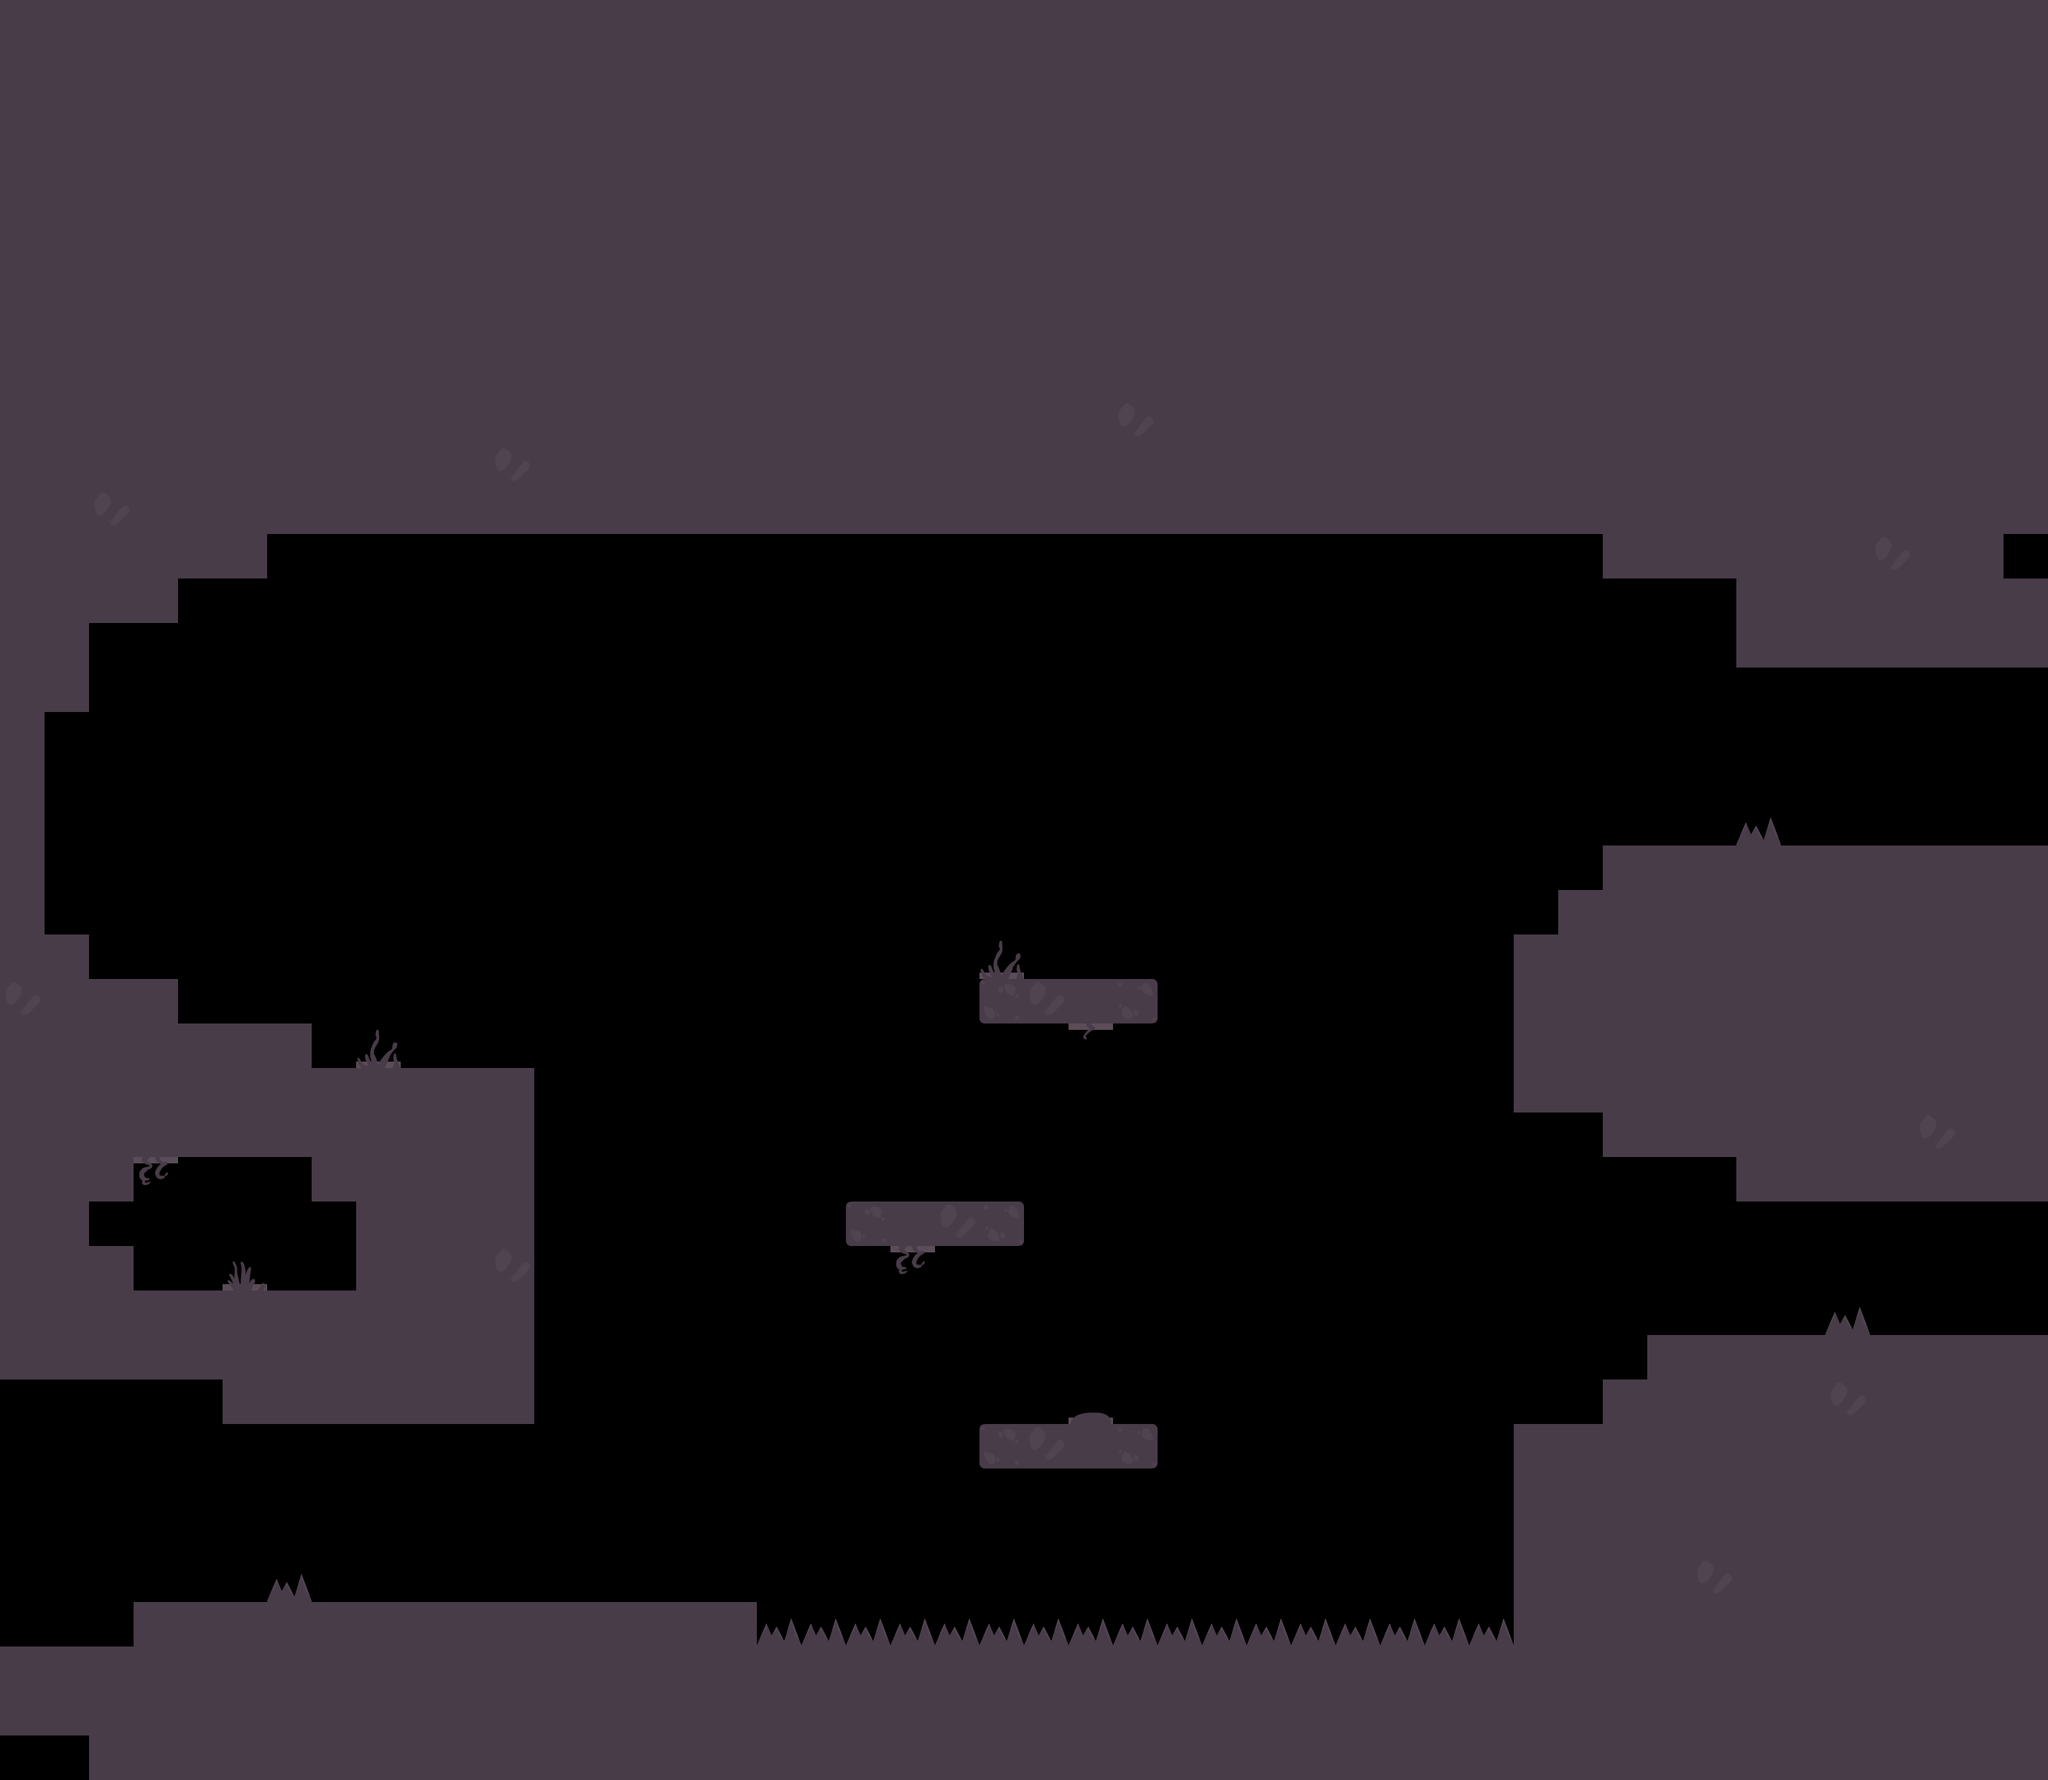

Below is a game level as drawn by its tile map, then a one-line description and the .tmx file that defines it, in full:
An orthogonal 46x40 tile map with 70x70 px tiles, 1 tile layer (Capa de Patrones 1) and 23 objects.

<map version="1.0" tiledversion="1.1.4" orientation="orthogonal" renderorder="right-down" width="46" height="40" tilewidth="70" tileheight="70" infinite="0" nextobjectid="99">
 <tileset firstgid="1" source="../../tiles_fv.tsx" />
 <layer name="Capa de Patrones 1" width="46" height="40">
  <data encoding="csv">
26,26,26,26,26,26,26,26,26,26,26,26,26,26,26,26,26,26,26,26,26,26,26,26,26,26,26,26,26,26,26,26,26,26,26,26,26,26,26,26,26,26,26,26,26,26,
26,26,26,26,26,26,26,26,26,26,26,26,26,26,26,26,26,26,26,26,26,26,26,26,26,26,26,26,26,26,26,26,26,26,26,26,26,26,26,26,26,26,26,26,26,26,
26,26,26,26,26,26,26,26,26,26,26,26,26,26,26,26,26,26,26,26,26,26,26,26,26,26,26,26,26,26,26,26,26,26,26,26,26,26,26,26,26,26,26,26,26,26,
26,26,26,26,26,26,26,26,26,26,26,26,26,26,26,26,26,26,26,26,26,26,26,26,26,26,26,26,26,26,26,26,26,26,26,26,26,26,26,26,26,26,26,26,26,26,
26,26,26,26,26,26,26,26,26,26,26,26,26,26,26,26,26,26,26,26,26,26,26,26,26,26,26,26,26,26,26,26,26,26,26,26,26,26,26,26,26,26,26,26,26,26,
26,26,26,26,26,26,26,26,26,26,26,26,26,26,26,26,26,26,26,26,26,26,26,26,26,26,26,26,26,26,26,26,26,26,26,26,26,26,26,26,26,26,26,26,26,26,
26,26,26,26,26,26,26,26,26,26,26,26,26,26,26,26,26,26,26,26,26,26,26,26,26,26,26,26,26,26,26,26,26,26,26,26,26,26,26,26,26,26,26,26,26,26,
26,26,26,26,26,26,26,26,26,26,26,26,26,26,26,26,26,26,26,26,26,26,26,26,26,26,26,26,26,26,26,26,26,26,26,26,26,26,26,26,26,26,26,26,26,26,
26,26,26,26,26,26,26,26,26,26,26,26,26,26,26,26,26,26,26,26,26,26,26,26,26,26,26,26,26,26,26,26,26,26,26,26,26,26,26,26,26,26,26,26,26,26,
26,26,26,26,26,26,26,26,26,26,26,26,26,26,26,26,26,26,26,26,26,26,26,26,26,27,26,26,26,26,26,26,26,26,26,26,26,26,26,26,26,26,26,26,26,26,
26,26,26,26,26,26,26,26,26,26,26,27,26,26,26,26,26,26,26,26,26,26,26,26,26,26,26,26,26,26,26,26,26,26,26,26,26,26,26,26,26,26,26,26,26,26,
26,26,27,26,26,26,26,26,26,26,26,26,26,26,26,26,26,26,26,26,26,26,26,26,26,26,26,26,26,26,26,26,26,26,26,26,26,26,26,26,26,26,26,26,26,26,
26,26,26,26,26,26,0,0,0,0,0,0,0,0,0,0,0,0,0,0,0,0,0,0,0,0,0,0,0,0,0,0,0,0,0,0,26,26,26,26,26,26,27,26,26,0,
26,26,26,26,0,0,0,0,0,0,0,0,0,0,0,0,0,0,0,0,0,0,0,0,0,0,0,0,0,0,0,0,0,0,0,0,0,0,0,26,26,26,26,26,26,26,
26,26,0,0,0,0,0,0,0,0,0,0,0,0,0,0,0,0,0,0,0,0,0,0,0,0,0,0,0,0,0,0,0,0,0,0,0,0,0,26,26,26,26,26,26,26,
26,26,0,0,0,0,0,0,0,0,0,0,0,0,0,0,0,0,0,0,0,0,0,0,0,0,0,0,0,0,0,0,0,0,0,0,0,0,0,0,0,0,0,0,0,0,
26,0,0,0,0,0,0,0,0,0,0,0,0,0,0,0,0,0,0,0,0,0,0,0,0,0,0,0,0,0,0,0,0,0,0,0,0,0,0,0,0,0,0,0,0,0,
26,0,0,0,0,0,0,0,0,0,0,0,0,0,0,0,0,0,0,0,0,0,0,0,0,0,0,0,0,0,0,0,0,0,0,0,0,0,0,0,0,0,0,0,0,0,
26,0,0,0,0,0,0,0,0,0,0,0,0,0,0,0,0,0,0,0,0,0,0,0,0,0,0,0,0,0,0,0,0,0,0,0,0,0,0,34,0,0,0,0,0,0,
26,0,0,0,0,0,0,0,0,0,0,0,0,0,0,0,0,0,0,0,0,0,0,0,0,0,0,0,0,0,0,0,0,0,0,0,26,26,26,26,26,26,26,26,26,26,
26,0,0,0,0,0,0,0,0,0,0,0,0,0,0,0,0,0,0,0,0,0,0,0,0,0,0,0,0,0,0,0,0,0,0,26,26,26,26,26,26,26,26,26,26,26,
26,26,0,0,0,0,0,0,0,0,0,0,0,0,0,0,0,0,0,0,0,0,3,0,0,0,0,0,0,0,0,0,0,0,26,26,26,26,26,26,26,26,26,26,26,26,
27,26,26,26,0,0,0,0,0,0,0,0,0,0,0,0,0,0,0,0,0,0,25,27,26,32,0,0,0,0,0,0,0,0,26,26,26,26,26,26,26,26,26,26,26,26,
26,26,26,26,26,26,26,0,3,0,0,0,0,0,0,0,0,0,0,0,0,0,0,0,7,0,0,0,0,0,0,0,0,0,26,26,26,26,26,26,26,26,26,26,26,26,
26,26,26,26,26,26,26,26,26,26,26,26,0,0,0,0,0,0,0,0,0,0,0,0,0,0,0,0,0,0,0,0,0,0,26,26,26,26,26,26,26,26,26,26,26,26,
26,26,26,26,26,26,26,26,26,26,26,26,0,0,0,0,0,0,0,0,0,0,0,0,0,0,0,0,0,0,0,0,0,0,0,0,26,26,26,26,26,26,26,27,26,26,
26,26,26,6,0,0,0,26,26,26,26,26,0,0,0,0,0,0,0,0,0,0,0,0,0,0,0,0,0,0,0,0,0,0,0,0,0,0,0,26,26,26,26,26,26,26,
26,26,0,0,0,0,0,0,26,26,26,26,0,0,0,0,0,0,0,25,26,27,32,0,0,0,0,0,0,0,0,0,0,0,0,0,0,0,0,0,0,0,0,0,0,0,
26,26,26,0,0,1,0,0,26,26,26,27,0,0,0,0,0,0,0,0,6,0,0,0,0,0,0,0,0,0,0,0,0,0,0,0,0,0,0,0,0,0,0,0,0,0,
26,26,26,26,26,26,26,26,26,26,26,26,0,0,0,0,0,0,0,0,0,0,0,0,0,0,0,0,0,0,0,0,0,0,0,0,0,0,0,0,0,34,0,0,0,0,
26,26,26,26,26,26,26,26,26,26,26,26,0,0,0,0,0,0,0,0,0,0,0,0,0,0,0,0,0,0,0,0,0,0,0,0,0,26,26,26,26,26,26,26,26,26,
0,0,0,0,0,26,26,26,26,26,26,26,0,0,0,0,0,0,0,0,0,0,0,0,4,0,0,0,0,0,0,0,0,0,0,0,26,26,26,26,26,27,26,26,26,26,
0,0,0,0,0,0,0,0,0,0,0,0,0,0,0,0,0,0,0,0,0,0,25,27,26,32,0,0,0,0,0,0,0,0,26,26,26,26,26,26,26,26,26,26,26,26,
0,0,0,0,0,0,0,0,0,0,0,0,0,0,0,0,0,0,0,0,0,0,0,0,0,0,0,0,0,0,0,0,0,0,26,26,26,26,26,26,26,26,26,26,26,26,
0,0,0,0,0,0,0,0,0,0,0,0,0,0,0,0,0,0,0,0,0,0,0,0,0,0,0,0,0,0,0,0,0,0,26,26,26,26,26,26,26,26,26,26,26,26,
0,0,0,0,0,0,34,0,0,0,0,0,0,0,0,0,0,0,0,0,0,0,0,0,0,0,0,0,0,0,0,0,0,0,26,26,26,26,27,26,26,26,26,26,26,26,
0,0,0,26,26,26,26,26,26,26,26,26,26,26,26,26,26,34,34,34,34,34,34,34,34,34,34,34,34,34,34,34,34,34,26,26,26,26,26,26,26,26,26,26,26,26,
26,26,26,26,26,26,26,26,26,26,26,26,26,26,26,26,26,26,26,26,26,26,26,26,26,26,26,26,26,26,26,26,26,26,26,26,26,26,26,26,26,26,26,26,26,26,
26,26,26,26,26,26,26,26,26,26,26,26,26,26,26,26,26,26,26,26,26,26,26,26,26,26,26,26,26,26,26,26,26,26,26,26,26,26,26,26,26,26,26,26,26,26,
0,0,26,26,26,26,26,26,26,26,26,26,26,26,26,26,26,26,26,26,26,26,26,26,26,26,26,26,26,26,26,26,26,26,26,26,26,26,26,26,26,26,26,26,26,26
</data>
 </layer>
 <objectgroup name="colision">
  <object id="64" x="0" y="2730">
   <polyline points="0,0 0,-140 210,-140 210,-210 1190,-210 1190,-140 2380,-140 2380,-490 2520,-490 2520,-560 2590,-560 2590,-630 3220,-630 3220,-420" />
  </object>
  <object id="66" x="0" y="1960">
   <polyline points="0,0 0,210 350,210 350,280 840,280 840,-280 490,-280 490,-350 280,-350 280,-420 140,-420 140,-490 70,-490 70,-840 140,-840 140,-980 280,-980 280,-1050 420,-1050 420,-1120 2520,-1120 2520,-1050 2730,-1050 2730,-910 3220,-910 3220,-1050" />
  </object>
  <object id="67" x="1540" y="2240">
   <polyline points="0,0 280,0 280,70 0,70 0,0" />
  </object>
  <object id="68" x="1330" y="1890">
   <polyline points="0,0 280,0 280,70 0,70 0,0" />
  </object>
  <object id="69" x="1540" y="1540">
   <polyline points="0,0 280,0 280,70 0,70 0,0" />
  </object>
  <object id="70" x="3220" y="1330">
   <polyline points="0,0 -700,0 -700,70 -770,70 -770,140 -840,140 -840,420 -700,420 -700,490 -490,490 -490,560 0,560 0,0" />
  </object>
 </objectgroup>
 <objectgroup color="#0000ff" name="checkpoint">
  <object id="71" x="210" y="2310" width="70" height="70" />
  <object id="72" x="1120" y="2310" width="70" height="70" />
  <object id="73" x="1750" y="1330" width="70" height="70" />
  <object id="74" x="1750" y="2030" width="70" height="70" />
  <object id="75" x="3080" y="1120" width="70" height="70" />
  <object id="76" x="3080" y="1960" width="70" height="70" />
 </objectgroup>
 <objectgroup name="spawn">
  <object id="77" x="630" y="2450" width="560" height="70" />
  <object id="81" x="2590" y="2030" width="630" height="70" />
 </objectgroup>
 <objectgroup name="power">
  <object id="82" x="630" y="1610" width="210" height="70" />
  <object id="84" x="280" y="1540" width="210" height="70" />
 </objectgroup>
 <objectgroup name="skull">
  <object id="86" x="910" y="980" width="840" height="490" />
  <object id="87" x="1750" y="1680" width="630" height="490" />
 </objectgroup>
 <objectgroup color="#aaffff" name="light">
  <object id="90" x="420" y="1960" width="70" height="70" />
  <object id="93" x="1610" y="1610" width="70" height="70" />
  <object id="94" x="70" y="1330" width="70" height="70" />
  <object id="97" x="2660" y="910" width="70" height="70" />
  <object id="98" x="2520" y="2100" width="70" height="70" />
 </objectgroup>
</map>